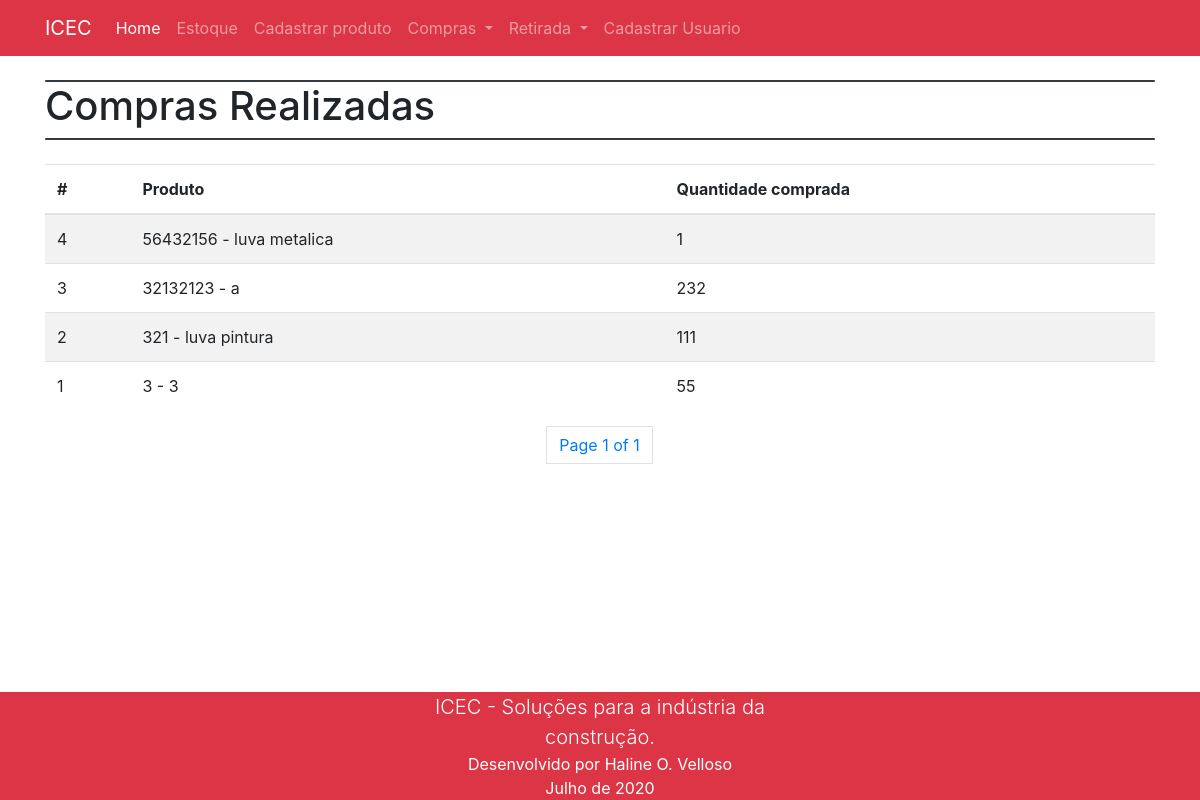
Screenshot of /comprasrealizadas/ (signed in) with the database file from the repository.
### controle/models.py (models this page shows, shortened)
class Compra(models.Model):
    produto = models.ForeignKey(Produto, on_delete=models.CASCADE)
    qtd_compra = models.IntegerField('Quantidade comprada')
    data_compra = models.DateTimeField(default=timezone.now)

class Produto(models.Model):
    registro = models.CharField('ID', max_length=20, help_text='Máximo 20 caracteres', unique=True)
    nome = models.CharField('Nome', max_length=255)
    ca = models.IntegerField('CA')
    categoria = models.CharField('Categoria', max_length=100)
    qtd_estoque = models.IntegerField('Estoque')
    qtd_estoque_min = models.IntegerField('Estoque minimo')
    data_cadastro = models.DateTimeField(default=timezone.now, editable=False)
    modificado_em = models.DateTimeField(default=timezone.now, editable=False)
    class Meta:
        verbose_name = 'Produto'
        verbose_name_plural = 'Produtos'
    def __str__(self):
        return f'{self.registro} - {self.nome}'

### controle/views.py (the view)
# urls.py: path('comprasrealizadas/', comprasrealizadas, name='comprasrealizadas'),
def comprasrealizadas(request):
    comprasrealizadas_list = Compra.objects.all().order_by('-id')
    paginator = Paginator(comprasrealizadas_list, 10)
    page = request.GET.get('page')
    try:
        compras = paginator.page(page)
    except PageNotAnInteger:
        compras = paginator.page(1)
    except EmptyPage:
        compras = paginator.page(paginator.num_pages)
    return render(request, 'comprasrealizadas.html', {'page':page,'compras':compras})

### templates/comprasrealizadas.html (shortened to what this page needs)
<!DOCTYPE html>
{% load bootstrap4 %}
{% load static %}
<html lang="pt-br">
<head>
    {% bootstrap_css %}
</head>
<body>
    {%	include	"nav.html" %}
    <div class="container">
        <br>
        <div class="progress" style="height: 2px;">
            <div class="progress-bar bg-dark" role="progressbar" style="width: 100%;" aria-valuenow="25"
                aria-valuemin="0" aria-valuemax="100"></div>
        </div>
        <h1> Compras Realizadas </h1>
        <div class="progress" style="height: 2px;">
            <div class="progress-bar bg-dark" role="progressbar" style="width: 100%;" aria-valuenow="25"
                aria-valuemin="0" aria-valuemax="100"></div>
        </div>
        <br>
        <table class="table table-striped">
            <thead>
                <th scope="col">#</th>
                <th scope="col">Produto</th>
                <th scope="col">Quantidade comprada</th>
            </thead>
            <tbody>
                {% for compra in compras %}
                <tr>
                    <td scope="row">{{ compra.id }}</td>
                    <td scope="row">{{ compra.produto }}</td>
                    <td scope="row">{{ compra.qtd_compra }}</td>
                </tr>
                {% endfor %}
            </tbody>
        </table>
        {%	include	"pagination.html"	with	page=compras	%}
    </div>
    {% include "rodape.html" %}
</body>
</html>

### rows the page displays
Compra: id "4", produto "56432156 - luva metalica", qtd_compra "1"
Compra: id "3", produto "32132123 - a", qtd_compra "232"
Compra: id "2", produto "321 - luva pintura", qtd_compra "111"
Compra: id "1", produto "3 - 3", qtd_compra "55"

### other values shown
{{ page.number }} "1"
{{ page.paginator.num_pages }} "1"
